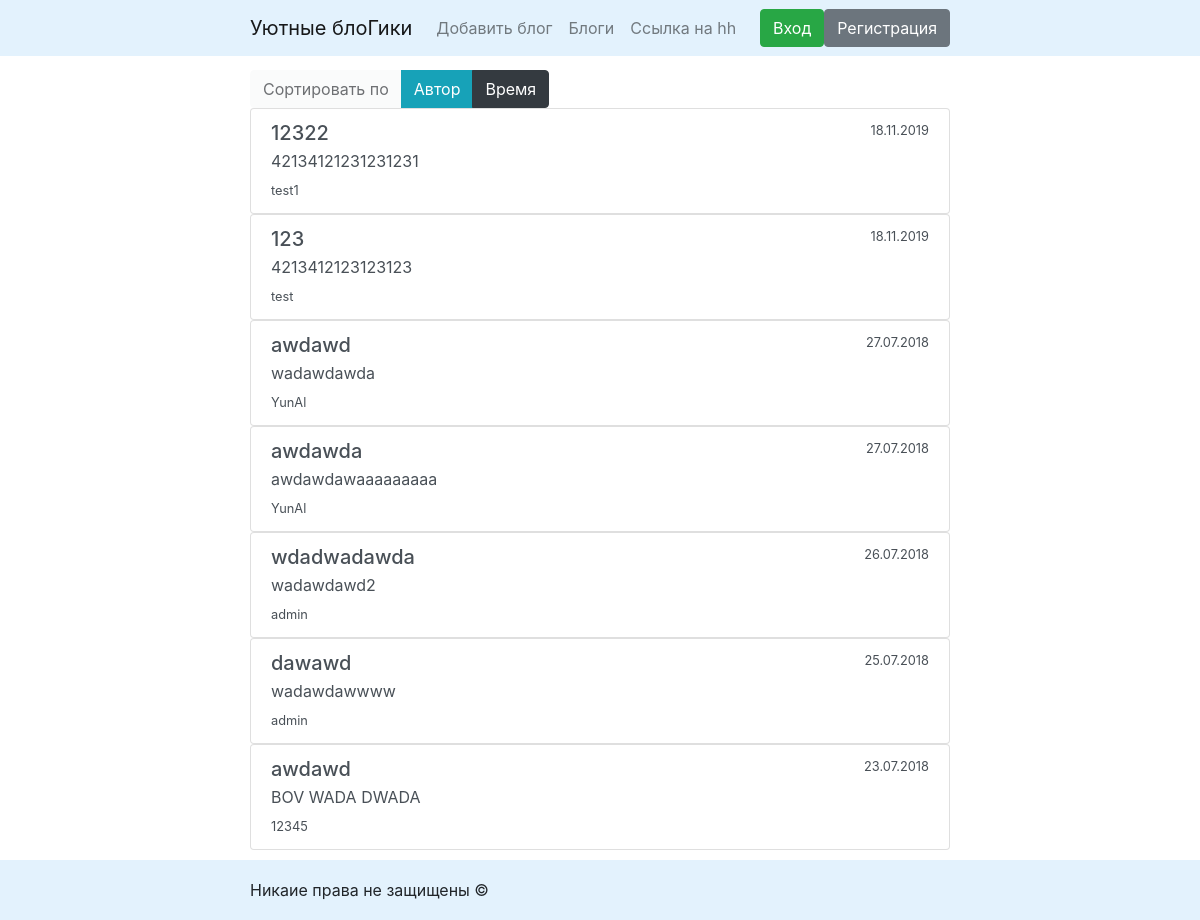
Page /blog/blog_view/2 on the earlier database version.
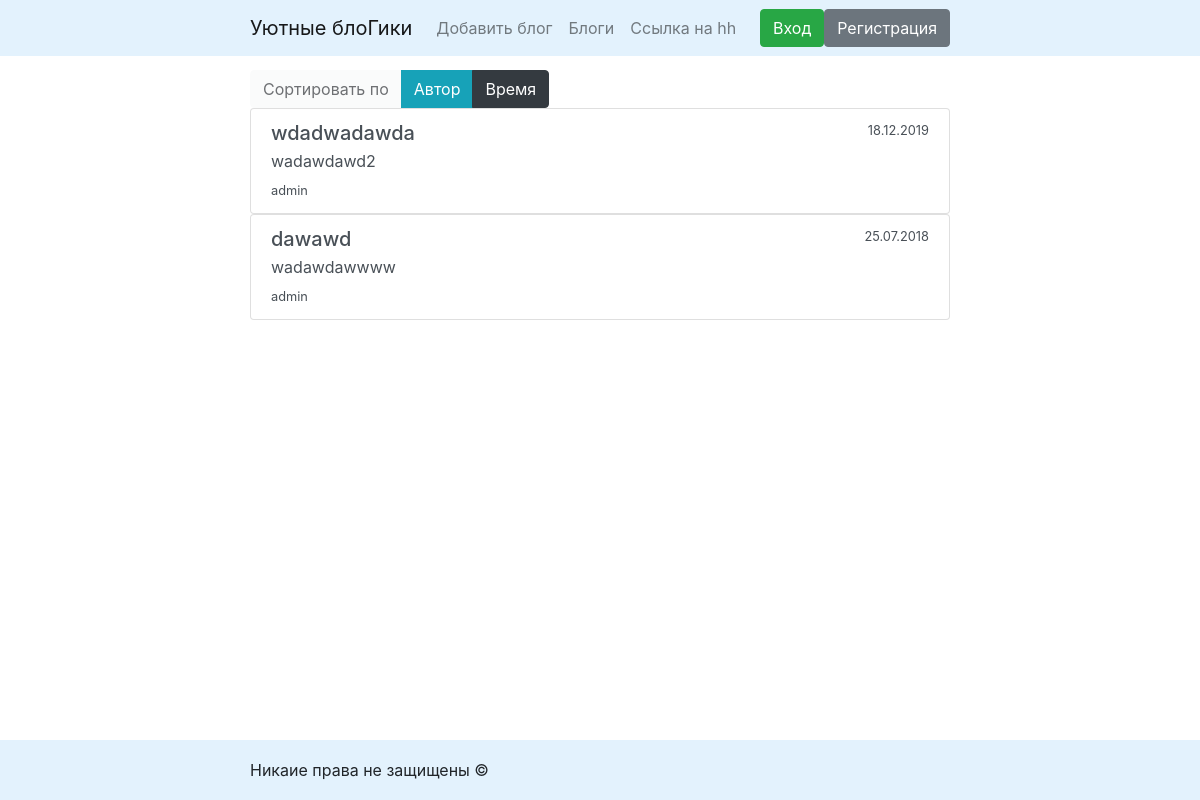
Same page on the later database version.
### apps/blog/models.py (models this page shows, shortened)
class Publication(models.Model):
    author = models.ForeignKey('auth.User', on_delete=models.CASCADE)
    title = models.CharField(max_length=15)
    short_description = models.CharField(max_length=30, blank=True)
    pub_date = models.DateTimeField(default=datetime.now, blank=True)
    text = RichTextField(verbose_name='Текст')
    class Meta:
        ordering = ['author', '-pub_date', ]

### apps/blog/views.py (the view)
# urls.py: path('blog_view/', views.blog_list, name='blog_view'),
def blog_list(request, pk):
    blogs_list = Publication.objects.all()
    if pk == 1:
        blogs_list = blogs_list.order_by('-author')
    elif pk == 2:
        blogs_list = blogs_list.order_by('-pub_date')
    context = {'blogs_list': blogs_list}
    return render(request, 'htmlpage/blog/all_blogs.html', context)

### templates/htmlpage/blog/all_blogs.html (shortened to what this page needs)
{% extends 'htmlpage/wrapper.html' %}
{% block content %}
    <div class="center indents">
        <div class="btn-group" role="group" aria-label="Basic example">
            <a href="#" type="button" class="btn btn-light disabled">Сортировать по</a>
            <a href="{% url 'blog:blog_view' pk=1 %}" type="button" class="btn btn-info">Автор</a>
            <a href="{% url 'blog:blog_view' pk=2 %}" type="button" class="btn btn-dark">Время</a>
        </div>
        {% for post in blogs_list %}
            <div class="list-group">
                <a href="{% url 'blog:full_blog' pk=post.id %}"
                   class="list-group-item list-group-item-action flex-column align-items-start">
                    <div class="d-flex w-100 justify-content-between">
                        <h5 class="mb-1">{{ post.title }}</h5>
                        <small>{{ post.pub_date|date:"d.m.Y" }}</small>
                    </div>
                    <p class="mb-1">{{ post.short_description }}</p>
                    <small>{{ post.author }}</small>
                </a>
            </div>
        {% endfor %}
    </div>
{% endblock %}

### templates/htmlpage/wrapper.html (shortened to what this page needs)
<!DOCTYPE html>
<html lang="en">
<head>
    <link rel="stylesheet" href="https://stackpath.bootstrapcdn.com/bootstrap/4.1.1/css/bootstrap.min.css"
>
    {% load staticfiles %}
    <link rel="stylesheet" href="{% static 'css/stylelish.css' %}">
</head>
<body>
    {% include "htmlpage/HeadNFoot.html" %}
    {% block content %}
    {% endblock %}
    {% load static %}
</body>
</html>

### templates/htmlpage/HeadNFoot.html (shortened to what this page needs)
{% block content %}
    <div class="indents">
        <header class="navbar navbar-expand-lg navbar-light fixed-top center"
                style="background-color: #e3f2fd;">
            <a class="navbar-brand" href="/" title="На Главную">Уютные блоГики</a>
            <div class="collapse navbar-collapse" id="navbarHead">
                <ul class="navbar-nav mr-auto">
                  <li class="nav-item">
                    <a class="nav-item nav-link" href ="{% url 'blog:create_blog' %}">Добавить блог</a>
                  </li>
                  <li class="nav-item">
                    <a class="nav-link" href="{% url 'blog:blog_view' pk=2 %}">Блоги</a>
                  </li>
                  <li class="nav-item">
                    <a class="nav-item nav-link"
                       href="https://volgograd.hh.ru/resume/f00166caff044bc7be0039ed1f414668363034">Ссылка на hh</a>
                  </li>
                </ul>
                {% if request.user.is_authenticated %}
                    <a href="{% url 'accounts:personalcab' %}" class="btn btn-secondary" type="button">Личный кабинет</a>
                    <a href="{% url 'accounts:logout' %}" class="btn btn-danger" type="button">Выход</a>
                {% else %}
                    <a href="{% url 'accounts:login' %}" class="btn btn-success" type="button">Вход</a>
                    <a href="{% url 'accounts:registration' %}" class="btn btn-secondary" type="button">Регистрация</a>
                {% endif %}
            </div>
        </header>
    </div>
    <footer class="footer fixed-bottom" style="background-color: #e3f2fd;">
        <div class="center">
            <span>Никаие права не защищены ©</span>
        </div>
    </footer>
{% endblock %}

### templates/static/css/stylelish.css (style rules this page uses)
body { margin-top: 0; }
.footer { bottom: 0; margin-top: 50px; width: 100%; height: 60px; line-height: 60px; }
.center { padding-left: 250px; padding-right: 250px; }
.indents { margin-top: 70px; margin-bottom: 70px; }

Differences in the rows shown:
removed Publication: title "12322", pub_date "18.11.2019", short_description "42134121231231231", author "test1"
removed Publication: title "123", pub_date "18.11.2019", short_description "4213412123123123", author "test"
removed Publication: title "awdawd", pub_date "27.07.2018", short_description "wadawdawda", author "YunAl"
removed Publication: title "awdawda", pub_date "27.07.2018", short_description "awdawdawaaaaaaaaa", author "YunAl"
removed Publication: title "awdawd", pub_date "23.07.2018", short_description "BOV WADA DWADA", author "12345"
changed Publication "wdadwadawda": pub_date "26.07.2018" → "18.12.2019"
